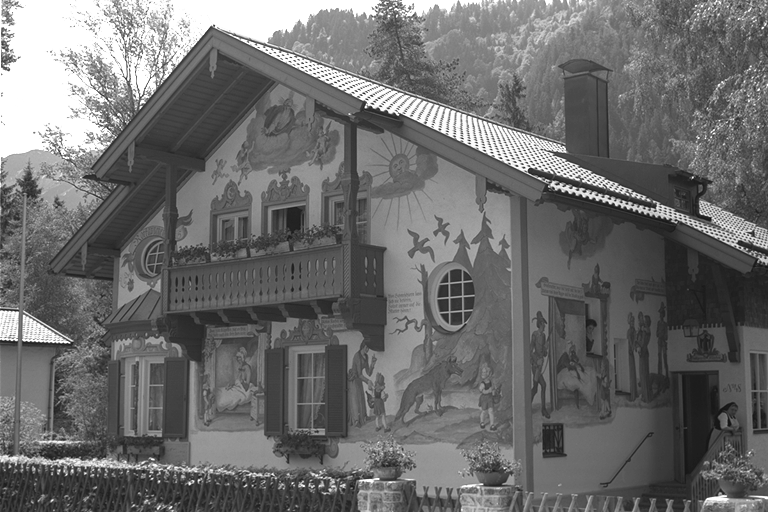
#> input picture python/kodak24.jpg, 768 x 512 px
$ python user.py
#> lines starting #> are read from the running program, lines starting #| are printed output that depends on the picture; long printed decimals are rounded
### python/compress.py
import numpy as np
from scipy.fftpack import dct, idct
from skimage import io, color
import heapq
from collections import defaultdict, Counter
from huffman import huffman_compress_binary
from binary import save_to_file


# def generate_quant_matrix(q):
#     Q = np.array([
#         [16, 11, 10, 16, 24, 40, 51, 61],
#         [12, 12, 14, 19, 26, 58, 60, 55],
#         [14, 13, 16, 24, 40, 57, 69, 56],
#         [14, 17, 22, 29, 51, 87, 80, 62],
#         [18, 22, 37, 56, 68, 109, 103, 77],
#         [24, 35, 55, 64, 81, 104, 113, 92],
#         [49, 64, 78, 87, 103, 121, 120, 101],
#         [72, 92, 95, 98, 112, 100, 103, 99]
#     ])
#     return Q * (50/q)


def pad_to_multiple_of_8(matrix):
    # Get the current height and width of the matrix
    H, W = matrix.shape

    # Calculate how much padding is needed
    pad_h = (8 - H % 8) % 8  # Padding for height to make it a multiple of 8
    pad_w = (8 - W % 8) % 8  # Padding for width to make it a multiple of 8
    # print(pad_h, pad_w)

    # Apply the padding using numpy's pad function
    padded_matrix = np.pad(matrix, ((0, pad_h), (0, pad_w)), mode='constant', constant_values=0)

    return padded_matrix

def apply_dct_quantization(block, Q):
    # Step 1: Apply DCT (Discrete Cosine Transform)
    dct_block = dct(dct(block.T, norm='ortho').T, norm='ortho')

    # Step 2: Quantization (element-wise division and rounding)
    quantized_block = np.round(dct_block / Q)

    return quantized_block

def zigzag_order(block):
    """
    Convert an 8x8 block into a 1D array in zigzag order.
    """
    zigzag_indices = [
        (0, 0), (0, 1), (1, 0), (2, 0), (1, 1), (0, 2), (0, 3), (1, 2),
        (2, 1), (3, 0), (4, 0), (3, 1), (2, 2), (1, 3), (0, 4), (0, 5),
        (1, 4), (2, 3), (3, 2), (4, 1), (5, 0), (6, 0), (5, 1), (4, 2),
        (3, 3), (2, 4), (1, 5), (0, 6), (0, 7), (1, 6), (2, 5), (3, 4),
        (4, 3), (5, 2), (6, 1), (7, 0), (7, 1), (6, 2), (5, 3), (4, 4),
        (3, 5), (2, 6), (1, 7), (2, 7), (3, 6), (4, 5), (5, 4), (6, 3),
        (7, 2), (7, 3), (6, 4), (5, 5), (4, 6), (3, 7), (4, 7), (5, 6),
        (6, 5), (7, 4), (7, 5), (6, 6), (5, 7), (6, 7), (7, 6), (7, 7)
    ]
    return np.array([block[i, j] for i, j in zigzag_indices])

def replace_trailing_zeros_with_marker(block, marker=32767):
    """
    Replace trailing zeros with a marker value (default: 32767).
    """
    block = np.array(block)  # Ensure it's an array for indexing
    # Find the last non-zero position
    last_nonzero = np.max(np.where(block != 0)) if np.any(block != 0) else -1

    # Replace trailing zeros with the marker
    if last_nonzero == -1:
        result = [marker]  # Entire block is zero, only the marker should be added
    else:
        result = np.concatenate((block[:last_nonzero + 1], [marker]))

    return result


def flatten_and_compress_blocks(blocks, marker=32767):
    compressed_data = []
    for block in blocks:
        # Replace trailing zeros with the marker
        compressed_block = replace_trailing_zeros_with_marker(block, marker)
        # Append the compressed block to the final list
        compressed_data.extend(map(int, compressed_block))
    return compressed_data

def compress(filename, Q):
#> called with filename = 'kodak24.jpg', Q = array of shape (8, 8)
    image_name = filename
    image = io.imread(filename)
#> image is the input picture: shape (512, 768); min 17, max 255, mean 109
    # print(image[20][102])
    # image -= 128
    # print(image[20][102])
    shape = image.shape
#> shape = (512, 768)
    if(len(shape) == 3):
        print("color")
        compress_color(image, Q, filename)
    elif(len(shape) == 2):
        print("greyscale")
        compress_greyscale(image, Q, filename)


###############################################################################################################

def compress_greyscale(image, Q, filename):
    image = pad_to_multiple_of_8(image)
    # we are doing this cuz image might not have size as multiple of 8 na
    H = image.shape[0]
    W = image.shape[1]
    # print(H*W/64)
    blocks = image.reshape(H // 8, 8, W // 8, 8)

    # divide it into blocks

    # Rearrange the axes to get a list of blocks
    blocks = blocks.swapaxes(1, 2).reshape(-1, 8, 8)

    # quantized_blocks = np.apply_along_axis(apply_dct_quantization, axis=1, arr=blocks, Q=Q)
    # print(blocks[2000])
    quantized_blocks = np.array([apply_dct_quantization(block, Q) for block in blocks])
    # print(quantized_blocks.shape)
    # print(quantized_blocks[2000])

    # now hard part starts

    # first we need to do zigzag ordering
    zigzagged_blocks = np.array([zigzag_order(block) for block in quantized_blocks])
    # print(zigzagged_blocks.shape)


    # next we need to do replace trailing zero's with a EOB marker
    # now concatenate all these compressed blocks
    compressed_blocks = np.array(flatten_and_compress_blocks(zigzagged_blocks))
#> the loop in flatten_and_compress_blocks, `for block in blocks:` made 6144 passes
#> (last_nonzero in replace_trailing_zeros_with_marker, compressed_block) on passes 4 to 6: (0, [127, 32767]), (0, [128, 32767]), (0, [128, 32767])
#> after the loop in flatten_and_compress_blocks, `for block in blocks:`: compressed_data = 131339 items
#| (131339,)
    # print(compressed_blocks[-1])
    print(compressed_blocks.shape)

    # next we will have to implement huffman encoding
    # and we need to create a bit string which we need to save in some file
    huffman_encoded_bit_string = huffman_compress_binary(compressed_blocks)
#> in huffman_compress_binary, `freq_table = Counter(data)`: freq_table = 169 items

    # Calculate H/8 and W/8
    H_div_8 = H // 8  # Integer division
    W_div_8 = W // 8  # Integer division

    # Convert them to strings of size 10
    H_str = format(H_div_8, '010b')  # Format as a 10-digit string (padded with leading zeros)
    W_str = format(W_div_8, '010b')  # Format as a 10-digit string (padded with leading zeros)

    # Combine the two strings into a single 20-bit string
    size_str = H_str + W_str
    final_bit_string = '0' + size_str + huffman_encoded_bit_string # greyscale hence 0
    # print(final_bit_string[:100])

    filename = filename[:-4] + '.bin' # remove the '.png' or '.jpg' part and put '.bin'
    save_to_file(final_bit_string, filename)
    return

def compress_color(image, Q, filename):
    return

### python/huffman.py
import heapq
from collections import defaultdict, Counter

class HuffmanNode:
    def __init__(self, value=None, freq=0, left=None, right=None):
        self.value = value
        self.freq = freq
        self.left = left
        self.right = right

    def __lt__(self, other):
        return self.freq < other.freq


def to_twos_complement(value, bits):
    """Convert an integer to a two's complement binary string with fixed bits."""
    if value < 0:
        value = (1 << bits) + value  # Add 2^bits to handle negative values
    return f"{value:0{bits}b}"

def from_twos_complement(binary, bits):
    """Convert a two's complement binary string to an integer."""
    value = int(binary, 2)
    if value >= (1 << (bits - 1)):  # Check if the number is negative
        value -= (1 << bits)       # Subtract 2^bits to convert back
    return value

def build_huffman_tree(freq_table):
    heap = [HuffmanNode(value, freq) for value, freq in freq_table.items()]
    heapq.heapify(heap)

    while len(heap) > 1:
        left = heapq.heappop(heap)
        right = heapq.heappop(heap)
        merged = HuffmanNode(None, left.freq + right.freq, left, right)
        heapq.heappush(heap, merged)

    return heap[0]  # Root of the tree


def build_huffman_table(root):
    table = {}

    def traverse(node, path=""):
        if node.value is not None:
            table[node.value] = path
            return
        if node.left:
            traverse(node.left, path + "0")
        if node.right:
            traverse(node.right, path + "1")

    traverse(root)
    return table

def encode_data(data, huffman_table):
    return ''.join(huffman_table[value] for value in data)


# [15 lines left out: functions encode_huffman_table, decode_huffman_table, not called in this run]

def decode_data(encoded_data, huffman_table):
    reverse_table = {v: k for k, v in huffman_table.items()}
    decoded_list = []

    temp = ""
    for bit in encoded_data:
        temp += bit
        if temp in reverse_table:
            decoded_list.append(reverse_table[temp])
            temp = ""

    return decoded_list

# [16 lines left out: functions huffman_compress, huffman_decompress, not called in this run]


def to_binary_string(value, bits):
    """Convert an integer to a binary string with fixed bits."""
    return f"{value:0{bits}b}"


def from_binary_string(binary):
    """Convert a binary string to an integer."""
    return int(binary, 2)

def encode_huffman_table_binary(huffman_table):
    """Encode the Huffman table as a binary string."""
    binary_table = ""
    for key, value in huffman_table.items():
        key_binary = to_twos_complement(key, 16)  # Assume keys fit in 16 bits (two's complement)
        length_binary = to_binary_string(len(value), 8)  # Length of bit string
        binary_table += key_binary + length_binary + value  # Append key, length, and bit string
    return binary_table

def decode_huffman_table_binary(binary_table):
    """Decode the binary-encoded Huffman table."""
    huffman_table = {}
    i = 0
    while i < len(binary_table):
        key = from_twos_complement(binary_table[i:i + 16], 16)  # 16 bits for the key (two's complement)
        i += 16
        length = from_binary_string(binary_table[i:i + 8])  # 8 bits for the length
        i += 8
        value = binary_table[i:i + length]  # Variable length for the bit string
        i += length
        huffman_table[key] = value
    return huffman_table

def huffman_compress_binary(data):
    freq_table = Counter(data)
    huffman_tree = build_huffman_tree(freq_table)
#> the loop in build_huffman_tree, `while len(heap) > 1:` made 168 passes
    huffman_table = build_huffman_table(huffman_tree)

    # Encode the Huffman table and data
    binary_table = encode_huffman_table_binary(huffman_table)
#> the loop in encode_huffman_table_binary, `for key, value in huffman_table.items():` made 169 passes
#> (key, key_binary, length_binary) on passes 2 to 4: (68, '0000000001000100', '00001011'), (86, '0000000001010110', '00001100'), (107, '0000000001101011', '00001101')
#> in huffman_compress_binary, `table_size_in_bits = len(binary_table)`: table_size_in_bits = 6013
#> in huffman_compress_binary, `table_size_binary = to_binary_string(table_size_in_bits, 20)`: table_size_binary = '00000001011101111101'
    encoded_data = encode_data(data, huffman_table)

    # Calculate the size of the binary_table and encode it as 20-bit binary
    table_size_in_bits = len(binary_table)
    table_size_binary = to_binary_string(table_size_in_bits, 20)

    # Combine the table size (20 bits), the binary table, and the encoded data
    return table_size_binary + binary_table + encoded_data

def huffman_decompress_binary(bit_string):
    # Extract the first 20 bits for the size of the binary table
    table_size_binary = bit_string[:20]
    table_size_in_bits = from_binary_string(table_size_binary)

    # Extract the Huffman table and the encoded data
    binary_table = bit_string[20:20 + table_size_in_bits]
    encoded_data = bit_string[20 + table_size_in_bits:]

    # Decode the Huffman table and the data
    huffman_table = decode_huffman_table_binary(binary_table)
    return decode_data(encoded_data, huffman_table)


# # Test case
# data = [10, 5, 0, 0, 3, 32767, -20, 32767]

# # Compress to a binary string
# compressed_binary = huffman_compress_binary(data)
# print(f"Compressed binary string: {compressed_binary}")

# # Decompress from the binary string
# decompressed_data = huffman_decompress_binary(compressed_binary)
# print(f"Decompressed data: {decompressed_data}")

# # Verify correctness
# assert data == decompressed_data

### python/binary.py
def to_bytes(binary_str):
    """Convert a binary string to bytes."""
    # Ensure the length is a multiple of 8 by padding
    while len(binary_str) % 8 != 0:
        binary_str += '0'  # Add padding bits

    # Convert to bytes
    byte_array = bytearray()
    for i in range(0, len(binary_str), 8):
        byte_array.append(int(binary_str[i:i+8], 2))

    return byte_array


def from_bytes(byte_array):
    """Convert bytes back to a binary string."""
    binary_str = ''.join(f'{byte:08b}' for byte in byte_array)
    return binary_str


def save_to_file(binary_str, filename):
    """Save binary string to a .bin file with padding information."""
    # print(binary_str)
    # Calculate the padding needed
    padding_needed = (8 - (len(binary_str)+3) % 8) % 8
    padded_binary_str = binary_str + '0' * padding_needed # Pad with zeros

    # Add 3 bits at the start to store the padding information
    padding_info = f"{padding_needed:03b}"  # Convert padding to 3 bits binary
    final_binary_str = padding_info + padded_binary_str

    # Convert the final binary string to bytes
    byte_data = to_bytes(final_binary_str)

    # Write the bytes to the file
    with open(filename, 'wb') as f:
        f.write(byte_data)


def load_from_file(filename):
    """Load binary string from a .bin file and remove padding."""
    # Read the byte data from the file
    with open(filename, 'rb') as f:
        byte_data = f.read()

    # Convert bytes back to a binary string
    binary_str = from_bytes(byte_data)

    # Extract the padding information (first 3 bits)
    padding_info = binary_str[:3]
    padding_needed = int(padding_info, 2)
    # print(padding_needed)
    # Remove the padding
    # print(binary_str)
    actual_binary_str = binary_str[3:-padding_needed] if padding_needed > 0 else binary_str[3:]
    # print(actual_binary_str)
    return actual_binary_str


# # Test the functions
# data = "1000001"  # Example binary string
# filename = "output.bin"

# # Save to file
# save_to_file(data, filename)
# # print(f"Saved binary data to {filename}")

# # Load from file and remove padding
# loaded_data = load_from_file(filename)
# print(f"Loaded binary data: {loaded_data}")

# # Check if the loaded data matches the original (before padding)
# assert data == loaded_data

### python/decompress.py
import numpy as np
from scipy.fftpack import dct, idct
from skimage import io, color
import heapq
from collections import defaultdict, Counter
from huffman import huffman_decompress_binary
from binary import load_from_file

# def generate_quant_matrix(q):
#     Q = np.array([
#         [16, 11, 10, 16, 24, 40, 51, 61],
#         [12, 12, 14, 19, 26, 58, 60, 55],
#         [14, 13, 16, 24, 40, 57, 69, 56],
#         [14, 17, 22, 29, 51, 87, 80, 62],
#         [18, 22, 37, 56, 68, 109, 103, 77],
#         [24, 35, 55, 64, 81, 104, 113, 92],
#         [49, 64, 78, 87, 103, 121, 120, 101],
#         [72, 92, 95, 98, 112, 100, 103, 99]
#     ])
#     return Q * (50/q)


def decompress_blocks(compressed_data, block_size=64, marker=32767):
    blocks = []
    current_block = []

    for num in compressed_data:
        if num == marker:  # When the EOB marker is found
            # Ensure the block size is 64
            if len(current_block) > 0:  # Avoid appending empty blocks
                remaining_zeros = block_size - len(current_block)
                current_block.extend([0] * remaining_zeros)  # Add trailing zeros back
                blocks.append(np.array(current_block))  # Add the block to the list
            current_block = []  # Reset for the next block
        else:
            current_block.append(num)  # Add the number to the current block

        # If we reach 64 elements without seeing the EOB (this should not usually happen)
        if len(current_block) == block_size:
            blocks.append(np.array(current_block))  # Add the full block to the list
            current_block = []  # Reset for the next block

    # If there's any leftover data that isn't a full block, pad it
    if len(current_block) > 0:
        remaining_zeros = block_size - len(current_block)
        current_block.extend([0] * remaining_zeros)  # Add trailing zeros back
        blocks.append(np.array(current_block))  # Add the final block

    return blocks

def reverse_zigzag_order(zigzag_block):
    """
    Reverse the zigzag order and convert the 1D array back to an 8x8 block.
    """
    zigzag_indices = [
        (0, 0), (0, 1), (1, 0), (2, 0), (1, 1), (0, 2), (0, 3), (1, 2),
        (2, 1), (3, 0), (4, 0), (3, 1), (2, 2), (1, 3), (0, 4), (0, 5),
        (1, 4), (2, 3), (3, 2), (4, 1), (5, 0), (6, 0), (5, 1), (4, 2),
        (3, 3), (2, 4), (1, 5), (0, 6), (0, 7), (1, 6), (2, 5), (3, 4),
        (4, 3), (5, 2), (6, 1), (7, 0), (7, 1), (6, 2), (5, 3), (4, 4),
        (3, 5), (2, 6), (1, 7), (2, 7), (3, 6), (4, 5), (5, 4), (6, 3),
        (7, 2), (7, 3), (6, 4), (5, 5), (4, 6), (3, 7), (4, 7), (5, 6),
        (6, 5), (7, 4), (7, 5), (6, 6), (5, 7), (6, 7), (7, 6), (7, 7)
    ]

    # Create an empty 8x8 block
    block = np.zeros((8, 8))

    # Fill the block using the reverse zigzag indices
    for idx, (i, j) in enumerate(zigzag_indices):
        block[i, j] = zigzag_block[idx]

    return block

# def convert_to_8x8(block):
#     # Reshape the block (a 1D array with 64 elements) into a 2D array (8x8)
#     return np.reshape(block, (8, 8))

def apply_idct_dequantize(block, Q):
    block_dequantized = block * Q
    # Apply IDCT to each row
    block_idct_rows = idct(block_dequantized, axis=1, norm='ortho')
    # Apply IDCT to each column of the result
    block_idct_dequantized = idct(block_idct_rows, axis=0, norm='ortho')
    return block_idct_dequantized

def rejoin_blocks(blocks, num_H_blocks, num_W_blocks):
    # Create an empty array to hold the reconstructed image (size H x W)
    reconstructed_image = np.zeros((num_H_blocks * 8, num_W_blocks * 8))

    # Iterate through the blocks and place them in the appropriate location
    block_index = 0
    for i in range(num_H_blocks):
        for j in range(num_W_blocks):
            # Place each block in the correct position in the reconstructed image
            reconstructed_image[i*8:(i+1)*8, j*8:(j+1)*8] = blocks[block_index]
            block_index += 1

    return reconstructed_image


def decompress(filename, Q):
#> called with filename = 'kodak24.bin', Q = array of shape (8, 8)
    encoded_data = load_from_file(filename)
#> in load_from_file, `padding_needed = int(padding_info, 2)`: padding_needed = 0
    # print(encoded_data[:100])
    # print(f"encoded_data[:10]: {encoded_data[:10]}")
    grey_or_col = encoded_data[0]
#> grey_or_col = '0'
    encoded_data = encoded_data[1:]
    # print(type(grey_or_col))
    if(grey_or_col == '0'):
        print("greyscale_decompress", grey_or_col)
#| greyscale_decompress 0
        num_H_blocks = int(encoded_data[:10], 2)
#> num_H_blocks = 64
        encoded_data = encoded_data[10:]
        num_W_blocks = int(encoded_data[:10], 2)
#> num_W_blocks = 96
        encoded_data = encoded_data[10:]
        decompress_greyscale(encoded_data, Q, filename, num_H_blocks, num_W_blocks)
    else:
        print("color_decompress", grey_or_col)
        num_H_blocks = int(encoded_data[:10], 2)
        encoded_data = encoded_data[10:]
        num_W_blocks = int(encoded_data[:10], 2)
        encoded_data = encoded_data[10:]
        decompress_color(encoded_data, Q, filename, num_H_blocks, num_W_blocks)
    return

###############################################################################################################

def decompress_greyscale(encoded_data, Q, filename, num_H_blocks, num_W_blocks):
    arr = np.array(huffman_decompress_binary(encoded_data))
#> in huffman_decompress_binary, `table_size_in_bits = from_binary_string(table_size_binary)`: table_size_in_bits = 6013
#> the loop in decode_huffman_table_binary, `while i < len(binary_table):` made 169 passes
#> (value, key, i, length) on passes 2 to 4: ('10000000000', 68, 60, 11), ('100000000010', 86, 96, 12), ('1000000000110', 107, 133, 13)
#| (131339,)
    print(arr.shape)
    blocks = decompress_blocks(arr)
#> the loop in decompress_blocks, `for num in compressed_data:` made 131339 passes
#> num on passes 1 to 3: 91, 23, -1
#| (6144, 64)
    blocks = np.array(blocks)
    print(blocks.shape)
    reshaped_blocks = [reverse_zigzag_order(block) for block in blocks]
#> the loop in reverse_zigzag_order (call 2), `for idx, (i, j) in enumerate(zigzag_indices):` made 64 passes
#> (i, j) on passes 1 to 12: (0, 0), (0, 1), (1, 0), (2, 0), (1, 1), (0, 2), (0, 3), (1, 2), (2, 1), (3, 0), (4, 0), (3, 1)
    idct_dequantize_blocks = [apply_idct_dequantize(block, Q) for block in reshaped_blocks]  # Apply dequantize to each block and then IDCT

    reconstructed_image = rejoin_blocks(idct_dequantize_blocks, num_H_blocks, num_W_blocks)
#> in rejoin_blocks, `reconstructed_image = np.zeros((num_H_blocks * 8, num_W_blocks * 8))`: reconstructed_image: shape (512, 768) float64; every value is 0
#> after the loop in rejoin_blocks, `for i in range(num_H_blocks):`:
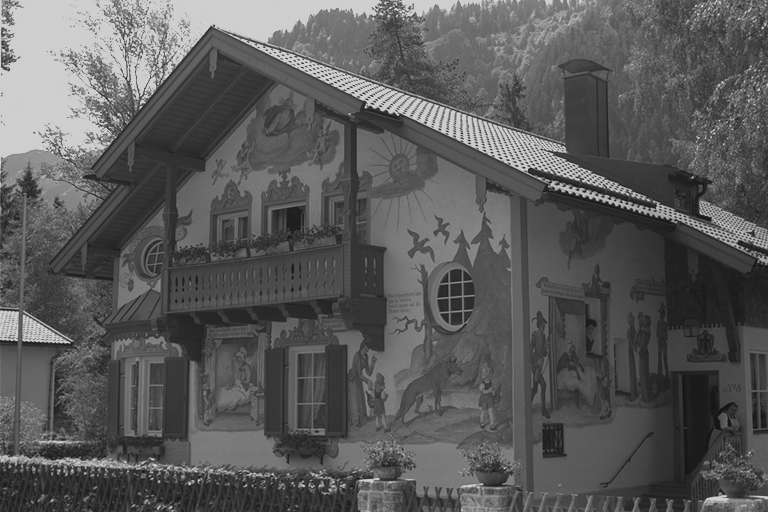
#> reconstructed_image: shape (512, 768) float64; min -5.17, max 315.5, mean 109.1; drawn with min black and max white

    image_to_save = np.clip(reconstructed_image, 0, 255).astype(np.uint8)  # Clip values to range 0-255 and convert to uint8

    # Save the image using skimage.io.imsave
    filename = filename[:-4] + "_reconstruct.jpg" # remove the .bin at the end and add .jpg
    io.imsave(filename, image_to_save)
    return

def decompress_color(encoded_data, Q, filename, num_H_blocks, num_W_blocks):
    return

### python/user.py
from compress import compress
from decompress import decompress
import numpy as np
from skimage import io, color

def generate_quant_matrix(q):
    Q = np.array([
        [16, 11, 10, 16, 24, 40, 51, 61],
        [12, 12, 14, 19, 26, 58, 60, 55],
        [14, 13, 16, 24, 40, 57, 69, 56],
        [14, 17, 22, 29, 51, 87, 80, 62],
        [18, 22, 37, 56, 68, 109, 103, 77],
        [24, 35, 55, 64, 81, 104, 113, 92],
        [49, 64, 78, 87, 103, 121, 120, 101],
        [72, 92, 95, 98, 112, 100, 103, 99]
    ])
    return Q * (50/q)

def calculate_rmse(image1, image2):
    # Ensure the images are numpy arrays
    image1 = np.array(image1)
    image2 = np.array(image2)

    # Check if the images have the same shape
    if image1.shape != image2.shape:
        raise ValueError("Images must have the same dimensions")

    # Calculate the squared differences between the images
    squared_diff = (image1 - image2) ** 2
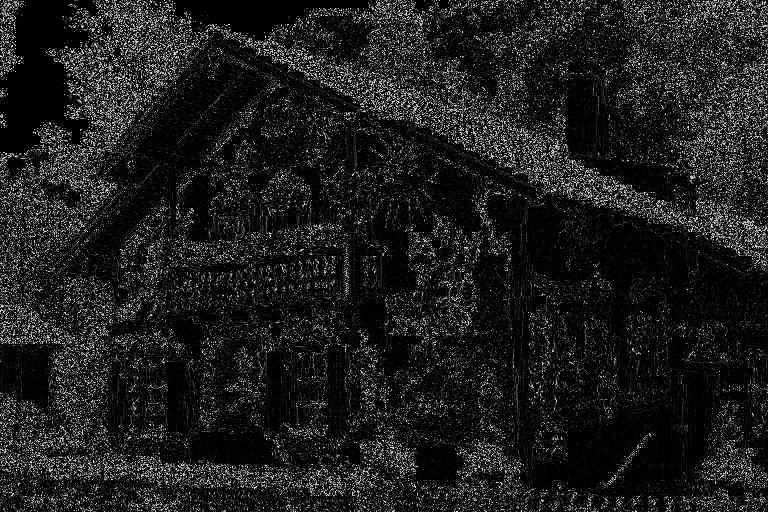
#> squared_diff: shape (512, 768); min 0, max 249, mean 30

    # Calculate the MSE
    mse = np.mean(squared_diff)
    rmse = np.sqrt(mse)

    return rmse


if __name__ == "__main__":
    quality_factor = 50  # Set the quality factor (can be adjusted)
    quant_matrix = generate_quant_matrix(quality_factor)
    # image_path = "ISKCON_Durban.jpg"  # Replace with your image path
    image_path = "kodak24.jpg"
    compress(image_path, quant_matrix)
    binary_path = "kodak24.bin"
    decompress(binary_path, quant_matrix)

    image1 = io.imread(image_path)
    image2 = io.imread(image_path[:-4] + "_reconstruct.jpg")
    # image2 = io.imread("compressed.jpg")

    print(calculate_rmse(image1, image2))
#| 5.482
